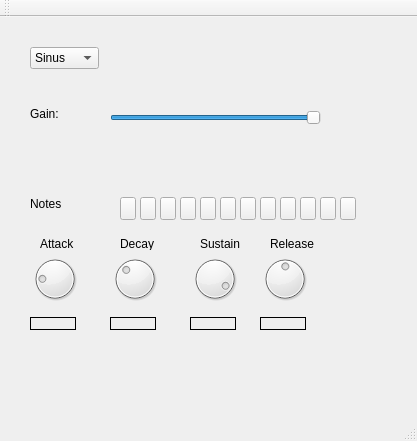
<?xml version="1.0" encoding="UTF-8"?>
<ui version="4.0">
 <class>MainWindow</class>
 <widget class="QMainWindow" name="MainWindow">
  <property name="geometry">
   <rect>
    <x>0</x>
    <y>0</y>
    <width>417</width>
    <height>441</height>
   </rect>
  </property>
  <property name="windowTitle">
   <string>MainWindow</string>
  </property>
  <widget class="QWidget" name="centralWidget">
   <widget class="QComboBox" name="waveformCombobox">
    <property name="geometry">
     <rect>
      <x>30</x>
      <y>30</y>
      <width>69</width>
      <height>22</height>
     </rect>
    </property>
    <item>
     <property name="text">
      <string>Sinus</string>
     </property>
    </item>
    <item>
     <property name="text">
      <string>Dreieck</string>
     </property>
    </item>
    <item>
     <property name="text">
      <string>Rechteck</string>
     </property>
    </item>
    <item>
     <property name="text">
      <string>Sägezahn</string>
     </property>
    </item>
    <item>
     <property name="text">
      <string>Rauschen</string>
     </property>
    </item>
   </widget>
   <widget class="QSlider" name="gainSlider">
    <property name="geometry">
     <rect>
      <x>110</x>
      <y>90</y>
      <width>211</width>
      <height>22</height>
     </rect>
    </property>
    <property name="minimum">
     <number>-100</number>
    </property>
    <property name="maximum">
     <number>0</number>
    </property>
    <property name="value">
     <number>0</number>
    </property>
    <property name="orientation">
     <enum>Qt::Horizontal</enum>
    </property>
   </widget>
   <widget class="QLabel" name="label">
    <property name="geometry">
     <rect>
      <x>30</x>
      <y>90</y>
      <width>46</width>
      <height>13</height>
     </rect>
    </property>
    <property name="text">
     <string>Gain:</string>
    </property>
   </widget>
   <widget class="QPushButton" name="note_8">
    <property name="geometry">
     <rect>
      <x>260</x>
      <y>180</y>
      <width>16</width>
      <height>23</height>
     </rect>
    </property>
    <property name="text">
     <string/>
    </property>
    <property name="checkable">
     <bool>true</bool>
    </property>
   </widget>
   <widget class="QPushButton" name="note_12">
    <property name="geometry">
     <rect>
      <x>340</x>
      <y>180</y>
      <width>16</width>
      <height>23</height>
     </rect>
    </property>
    <property name="text">
     <string/>
    </property>
    <property name="checkable">
     <bool>true</bool>
    </property>
   </widget>
   <widget class="QPushButton" name="note_10">
    <property name="geometry">
     <rect>
      <x>300</x>
      <y>180</y>
      <width>16</width>
      <height>23</height>
     </rect>
    </property>
    <property name="text">
     <string/>
    </property>
    <property name="checkable">
     <bool>true</bool>
    </property>
   </widget>
   <widget class="QPushButton" name="note_7">
    <property name="geometry">
     <rect>
      <x>240</x>
      <y>180</y>
      <width>16</width>
      <height>23</height>
     </rect>
    </property>
    <property name="text">
     <string/>
    </property>
    <property name="checkable">
     <bool>true</bool>
    </property>
   </widget>
   <widget class="QPushButton" name="note_11">
    <property name="geometry">
     <rect>
      <x>320</x>
      <y>180</y>
      <width>16</width>
      <height>23</height>
     </rect>
    </property>
    <property name="text">
     <string/>
    </property>
    <property name="checkable">
     <bool>true</bool>
    </property>
   </widget>
   <widget class="QPushButton" name="note_4">
    <property name="geometry">
     <rect>
      <x>180</x>
      <y>180</y>
      <width>16</width>
      <height>23</height>
     </rect>
    </property>
    <property name="text">
     <string/>
    </property>
    <property name="checkable">
     <bool>true</bool>
    </property>
   </widget>
   <widget class="QPushButton" name="note_6">
    <property name="geometry">
     <rect>
      <x>220</x>
      <y>180</y>
      <width>16</width>
      <height>23</height>
     </rect>
    </property>
    <property name="text">
     <string/>
    </property>
    <property name="checkable">
     <bool>true</bool>
    </property>
   </widget>
   <widget class="QPushButton" name="note_1">
    <property name="geometry">
     <rect>
      <x>120</x>
      <y>180</y>
      <width>16</width>
      <height>23</height>
     </rect>
    </property>
    <property name="text">
     <string/>
    </property>
    <property name="checkable">
     <bool>true</bool>
    </property>
   </widget>
   <widget class="QPushButton" name="note_3">
    <property name="geometry">
     <rect>
      <x>160</x>
      <y>180</y>
      <width>16</width>
      <height>23</height>
     </rect>
    </property>
    <property name="text">
     <string/>
    </property>
    <property name="checkable">
     <bool>true</bool>
    </property>
   </widget>
   <widget class="QPushButton" name="note_5">
    <property name="geometry">
     <rect>
      <x>200</x>
      <y>180</y>
      <width>16</width>
      <height>23</height>
     </rect>
    </property>
    <property name="text">
     <string/>
    </property>
    <property name="checkable">
     <bool>true</bool>
    </property>
   </widget>
   <widget class="QPushButton" name="note_9">
    <property name="geometry">
     <rect>
      <x>280</x>
      <y>180</y>
      <width>16</width>
      <height>23</height>
     </rect>
    </property>
    <property name="text">
     <string/>
    </property>
    <property name="checkable">
     <bool>true</bool>
    </property>
   </widget>
   <widget class="QLabel" name="label_2">
    <property name="geometry">
     <rect>
      <x>30</x>
      <y>180</y>
      <width>46</width>
      <height>13</height>
     </rect>
    </property>
    <property name="text">
     <string>Notes</string>
    </property>
   </widget>
   <widget class="QPushButton" name="note_2">
    <property name="geometry">
     <rect>
      <x>140</x>
      <y>180</y>
      <width>16</width>
      <height>23</height>
     </rect>
    </property>
    <property name="text">
     <string/>
    </property>
    <property name="checkable">
     <bool>true</bool>
    </property>
   </widget>
   <widget class="QDial" name="dialAttack">
    <property name="geometry">
     <rect>
      <x>30</x>
      <y>230</y>
      <width>50</width>
      <height>64</height>
     </rect>
    </property>
    <property name="value">
     <number>20</number>
    </property>
   </widget>
   <widget class="QDial" name="dialDecay">
    <property name="geometry">
     <rect>
      <x>110</x>
      <y>230</y>
      <width>50</width>
      <height>64</height>
     </rect>
    </property>
    <property name="value">
     <number>35</number>
    </property>
   </widget>
   <widget class="QDial" name="dialSustain">
    <property name="geometry">
     <rect>
      <x>190</x>
      <y>230</y>
      <width>50</width>
      <height>64</height>
     </rect>
    </property>
    <property name="value">
     <number>90</number>
    </property>
   </widget>
   <widget class="QDial" name="dialRelease">
    <property name="geometry">
     <rect>
      <x>260</x>
      <y>230</y>
      <width>50</width>
      <height>64</height>
     </rect>
    </property>
    <property name="value">
     <number>50</number>
    </property>
   </widget>
   <widget class="QLabel" name="label_3">
    <property name="geometry">
     <rect>
      <x>40</x>
      <y>220</y>
      <width>46</width>
      <height>13</height>
     </rect>
    </property>
    <property name="text">
     <string>Attack</string>
    </property>
   </widget>
   <widget class="QLabel" name="label_4">
    <property name="geometry">
     <rect>
      <x>120</x>
      <y>220</y>
      <width>46</width>
      <height>13</height>
     </rect>
    </property>
    <property name="text">
     <string>Decay</string>
    </property>
   </widget>
   <widget class="QLabel" name="label_5">
    <property name="geometry">
     <rect>
      <x>200</x>
      <y>220</y>
      <width>46</width>
      <height>13</height>
     </rect>
    </property>
    <property name="text">
     <string>Sustain</string>
    </property>
   </widget>
   <widget class="QLabel" name="label_6">
    <property name="geometry">
     <rect>
      <x>270</x>
      <y>220</y>
      <width>46</width>
      <height>13</height>
     </rect>
    </property>
    <property name="text">
     <string>Release</string>
    </property>
   </widget>
   <widget class="QLabel" name="labelAttack">
    <property name="geometry">
     <rect>
      <x>30</x>
      <y>300</y>
      <width>46</width>
      <height>13</height>
     </rect>
    </property>
    <property name="frameShape">
     <enum>QFrame::Box</enum>
    </property>
    <property name="text">
     <string/>
    </property>
   </widget>
   <widget class="QLabel" name="labelDecay">
    <property name="geometry">
     <rect>
      <x>110</x>
      <y>300</y>
      <width>46</width>
      <height>13</height>
     </rect>
    </property>
    <property name="frameShape">
     <enum>QFrame::Box</enum>
    </property>
    <property name="text">
     <string/>
    </property>
   </widget>
   <widget class="QLabel" name="labelSustain">
    <property name="geometry">
     <rect>
      <x>190</x>
      <y>300</y>
      <width>46</width>
      <height>13</height>
     </rect>
    </property>
    <property name="frameShape">
     <enum>QFrame::Box</enum>
    </property>
    <property name="text">
     <string/>
    </property>
   </widget>
   <widget class="QLabel" name="labelRelease">
    <property name="geometry">
     <rect>
      <x>260</x>
      <y>300</y>
      <width>46</width>
      <height>13</height>
     </rect>
    </property>
    <property name="frameShape">
     <enum>QFrame::Box</enum>
    </property>
    <property name="text">
     <string/>
    </property>
   </widget>
  </widget>
  <widget class="QMenuBar" name="menuBar">
   <property name="geometry">
    <rect>
     <x>0</x>
     <y>0</y>
     <width>417</width>
     <height>21</height>
    </rect>
   </property>
  </widget>
  <widget class="QToolBar" name="mainToolBar">
   <attribute name="toolBarArea">
    <enum>TopToolBarArea</enum>
   </attribute>
   <attribute name="toolBarBreak">
    <bool>false</bool>
   </attribute>
  </widget>
  <widget class="QStatusBar" name="statusBar"/>
 </widget>
 <layoutdefault spacing="6" margin="11"/>
 <resources/>
 <connections>
  <connection>
   <sender>dialAttack</sender>
   <signal>valueChanged(int)</signal>
   <receiver>labelAttack</receiver>
   <slot>setNum(int)</slot>
   <hints>
    <hint type="sourcelabel">
     <x>61</x>
     <y>301</y>
    </hint>
    <hint type="destinationlabel">
     <x>64</x>
     <y>340</y>
    </hint>
   </hints>
  </connection>
  <connection>
   <sender>dialDecay</sender>
   <signal>valueChanged(int)</signal>
   <receiver>labelDecay</receiver>
   <slot>setNum(int)</slot>
   <hints>
    <hint type="sourcelabel">
     <x>151</x>
     <y>297</y>
    </hint>
    <hint type="destinationlabel">
     <x>147</x>
     <y>340</y>
    </hint>
   </hints>
  </connection>
  <connection>
   <sender>dialSustain</sender>
   <signal>valueChanged(int)</signal>
   <receiver>labelSustain</receiver>
   <slot>setNum(int)</slot>
   <hints>
    <hint type="sourcelabel">
     <x>211</x>
     <y>303</y>
    </hint>
    <hint type="destinationlabel">
     <x>212</x>
     <y>342</y>
    </hint>
   </hints>
  </connection>
  <connection>
   <sender>dialRelease</sender>
   <signal>valueChanged(int)</signal>
   <receiver>labelRelease</receiver>
   <slot>setNum(int)</slot>
   <hints>
    <hint type="sourcelabel">
     <x>289</x>
     <y>302</y>
    </hint>
    <hint type="destinationlabel">
     <x>291</x>
     <y>338</y>
    </hint>
   </hints>
  </connection>
 </connections>
</ui>
